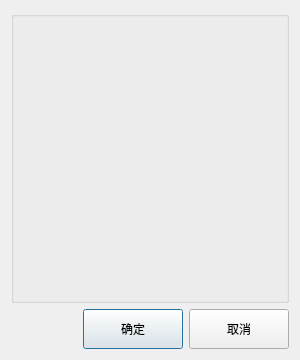
<?xml version="1.0" encoding="UTF-8"?>
<ui version="4.0">
 <class>SetDutyDialog</class>
 <widget class="QDialog" name="SetDutyDialog">
  <property name="geometry">
   <rect>
    <x>0</x>
    <y>0</y>
    <width>300</width>
    <height>360</height>
   </rect>
  </property>
  <layout class="QGridLayout" name="gridLayout">
   <item row="0" column="0" colspan="3">
    <widget class="ZDiyList" name="policeList"/>
   </item>
   <item row="1" column="0">
    <spacer name="horizontalSpacer">
     <property name="orientation">
      <enum>Qt::Horizontal</enum>
     </property>
     <property name="sizeHint" stdset="0">
      <size>
       <width>85</width>
       <height>20</height>
      </size>
     </property>
    </spacer>
   </item>
   <item row="1" column="1">
    <widget class="QPushButton" name="ok">
     <property name="sizePolicy">
      <sizepolicy hsizetype="Fixed" vsizetype="Fixed">
       <horstretch>0</horstretch>
       <verstretch>0</verstretch>
      </sizepolicy>
     </property>
     <property name="minimumSize">
      <size>
       <width>100</width>
       <height>40</height>
      </size>
     </property>
     <property name="text">
      <string>确定</string>
     </property>
    </widget>
   </item>
   <item row="1" column="2">
    <widget class="QPushButton" name="cancel">
     <property name="sizePolicy">
      <sizepolicy hsizetype="Fixed" vsizetype="Fixed">
       <horstretch>0</horstretch>
       <verstretch>0</verstretch>
      </sizepolicy>
     </property>
     <property name="minimumSize">
      <size>
       <width>100</width>
       <height>40</height>
      </size>
     </property>
     <property name="text">
      <string>取消</string>
     </property>
    </widget>
   </item>
  </layout>
 </widget>
 <customwidgets>
  <customwidget>
   <class>ZDiyList</class>
   <extends>QGroupBox</extends>
   <header location="global">zdiylist.h</header>
   <container>1</container>
  </customwidget>
 </customwidgets>
 <resources/>
 <connections>
  <connection>
   <sender>cancel</sender>
   <signal>clicked()</signal>
   <receiver>SetDutyDialog</receiver>
   <slot>reject()</slot>
   <hints>
    <hint type="sourcelabel">
     <x>258</x>
     <y>299</y>
    </hint>
    <hint type="destinationlabel">
     <x>158</x>
     <y>164</y>
    </hint>
   </hints>
  </connection>
 </connections>
</ui>
